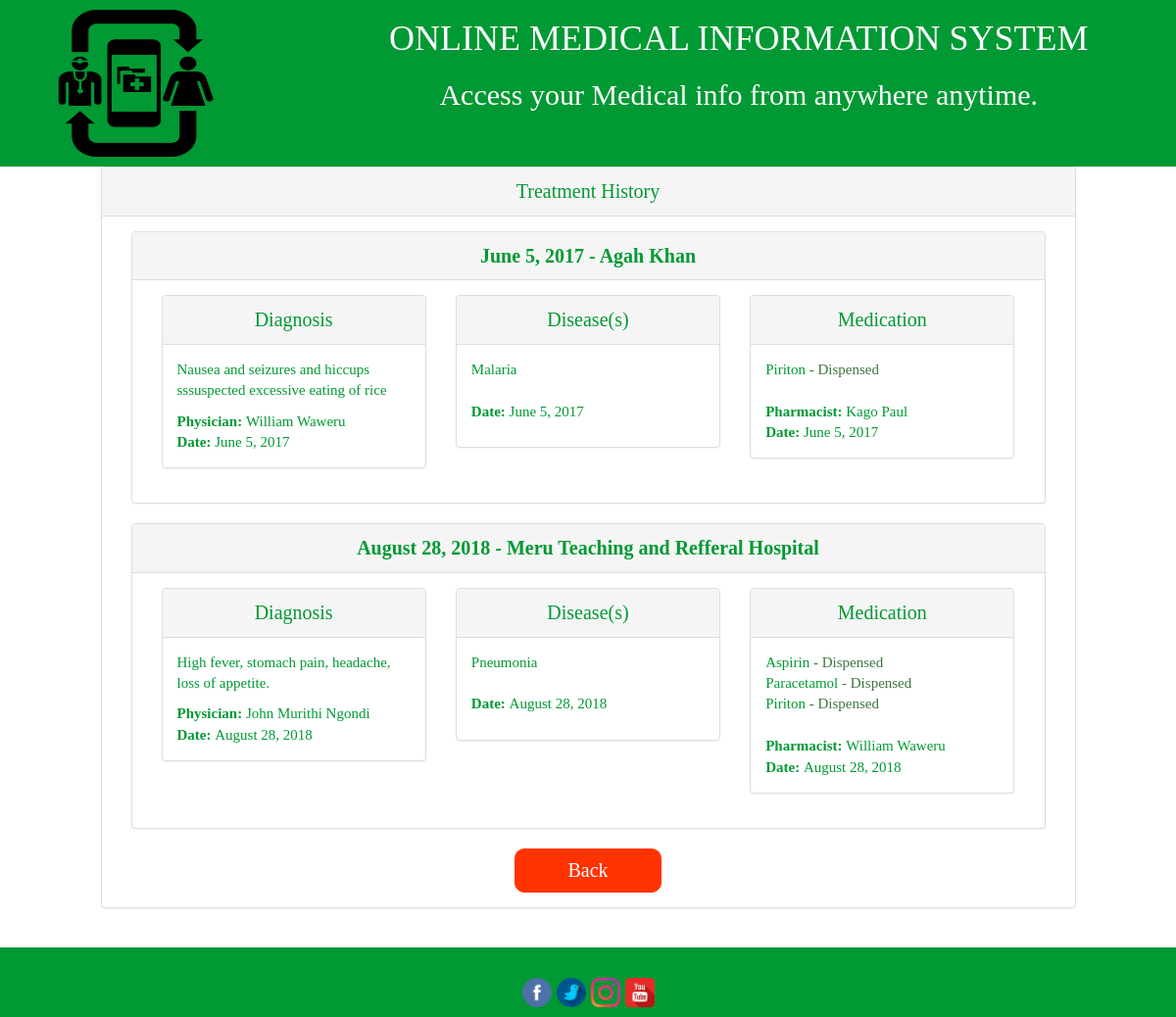
/treatmenthistory.php (signed in), run on the app's committed database.
### tables this page shows
CREATE TABLE `stafftable` (
  `idnumber` varchar(20) NOT NULL,
  `image` varchar(40) NOT NULL,
  `names` varchar(70) NOT NULL,
  `email` varchar(50) NOT NULL,
  `gender` char(6) NOT NULL,
  `role` varchar(10) NOT NULL,
  `hosid` varchar(20) NOT NULL,
  `password` varchar(10) NOT NULL,
  `regdate` datetime NOT NULL,
  `state` int(1) NOT NULL DEFAULT '0'
);

CREATE TABLE `examination` (
  `examid` int(100) NOT NULL,
  `examination` longtext NOT NULL,
  `idnumber` int(10) NOT NULL,
  `staffid` varchar(20) NOT NULL,
  `hosid` varchar(20) NOT NULL,
  `day` int(3) NOT NULL,
  `month` int(3) NOT NULL,
  `year` int(5) NOT NULL,
  `time` time NOT NULL
);

CREATE TABLE `hospital` (
  `hosid` varchar(20) NOT NULL,
  `hosname` varchar(100) NOT NULL,
  `hoskey` char(18) NOT NULL
);

CREATE TABLE `disease` (
  `diseaseid` varchar(50) NOT NULL,
  `diseasecat` varchar(100) NOT NULL,
  `diseasename` varchar(100) NOT NULL
);

CREATE TABLE `drug` (
  `drugid` varchar(50) NOT NULL,
  `drugcat` varchar(100) NOT NULL,
  `drugname` varchar(100) NOT NULL
);

### treatmenthistory.php (called while the page is built, shortened)
<?php
require 'model/dbfunctions.php';
require 'model/fetch_functions.php';
require 'model/cipher.php';
$conn = dbconnect();
if ($conn) {
	if (isset($_SESSION['patid'])) {
			$patid = $_SESSION['patid'];
			$examinationhistorys = getExaminationHistory($conn,$patid);
	}
}
require '_inc/header.php';
require 'views/treatmenthistory.view.php';
require '_inc/footer.php';
?>

### model/fetch_functions.php (called while the page is built, shortened)
<?php
function getExaminationHistory($conn,$patid)
{
	$sql = "SELECT s.names, e.examid, e.examination,h.hosname,e.day,e.month,e.year,e.time FROM stafftable s, examination e, hospital h WHERE e.idnumber = $patid AND h.hosid = e.hosid AND e.staffid = s.idnumber";
	$results = fetchdata($conn,$sql);
	if ($results) {
		return $results;
	}else{
		return false;
	}
}
function getDiseasesHistory($conn,$data)
{
	extract($data);
	$sql = "SELECT d.diseasename FROM disease d,prescription p WHERE d.diseaseid = p.diseaseid
	AND p.day = $day AND p.examid = \"$examid\" AND p.month = $month AND p.year = $year";
	$results = fetchdata($conn,$sql);
	if ($results) {
		return $results;
	}else{
		return false;
	}
}
function getDrugsHistory($conn,$data)
{
	extract($data);
	$sql = "SELECT d.drugname, s.names, m.state FROM drug d,medication m,stafftable s WHERE d.drugid = m.drugid
	AND m.day = $day AND  m.examid = $examid AND m.month = $month AND m.year = $year AND m.idnumber = \"$patid\" AND s.idnumber = m.staffid";
	$results = fetchdata($conn,$sql);
	if ($results) {
		return $results;
	}else{
		return false;
	}
}
?>

### model/dbfunctions.php (called while the page is built, shortened)
<?php
function fetchdata($conn,$sql)
{
	try {
		$stmt = $conn->prepare($sql);
		$stmt->execute();
		$results = $stmt->fetchAll();
		if ($results) {
			return $results;
		}else {
			return false;
		}
	} catch (PDOException $e) {
		echo $e->getMessage();
		return false;
	}
}
?>

### model/cipher.php (called while the page is built, shortened)
<?php
function decipherit($letterno,$a=5,$b=8)
{
	if ($letterno <= 25) {
		$ciphernopre = ($letterno - $b);
		$cipherno = ($ciphernopre+26)/$a;
		while (is_float($cipherno)) {
			$ciphernopre = $ciphernopre + 26;
			$cipherno = ($ciphernopre+26)/$a;
		}
		if ($cipherno >= 26) {
			$cipherno = $cipherno - 26;
		}
		if ($cipherno == 0) {
		 	$cipherletter = "a";
		}elseif ($cipherno == 1) {
		 	$cipherletter = "b";
		}elseif ($cipherno == 2) {
		 	$cipherletter = "c";
		}elseif ($cipherno == 3) {
		 	$cipherletter = "d";
		}elseif ($cipherno == 4) {
		 	$cipherletter = "e";
		}elseif ($cipherno == 5) {
		 	$cipherletter = "f";
		}elseif ($cipherno == 6) {
		 	$cipherletter = "g";
		}elseif ($cipherno == 7) {
		 	$cipherletter = "h";
		}elseif ($cipherno == 8) {
		 	$cipherletter = "i";
		}elseif ($cipherno == 9) {
		 	$cipherletter = "j";
		}elseif ($cipherno == 10) {
		 	$cipherletter = "k";
		}elseif ($cipherno == 11) {
		 	$cipherletter = "l";
		}elseif ($cipherno == 12) {
		 	$cipherletter = "m";
		}elseif ($cipherno == 13) {
		 	$cipherletter = "n";
		}elseif ($cipherno == 14) {
		 	$cipherletter = "o";
		}elseif ($cipherno == 15) {
		 	$cipherletter = "p";
		}elseif ($cipherno == 16) {
		 	$cipherletter = "q";
		}elseif ($cipherno == 17) {
		 	$cipherletter = "r";
		}elseif ($cipherno == 18) {
		 	$cipherletter = "s";
		}elseif ($cipherno == 19) {
		 	$cipherletter = "t";
		}elseif ($cipherno == 20) {
		 	$cipherletter = "u";
		}elseif ($cipherno == 21) {
		 	$cipherletter = "v";
		}elseif ($cipherno == 22) {
		 	$cipherletter = "w";
		}elseif ($cipherno == 23) {
		 	$cipherletter = "x";
		}elseif ($cipherno == 24) {
		 	$cipherletter = "y";
		}elseif ($cipherno == 25) {
		 	$cipherletter = "z";
		}
	}else{
			if ($letterno == 100) {
				$cipherletter = "0";
			}elseif ($letterno == 101) {
				$cipherletter = "1";
			}elseif ($letterno == 102) {
				$cipherletter = "2";
			}elseif ($letterno == 103) {
				$cipherletter = "3";
			}elseif ($letterno == 104) {
				$cipherletter = "4";
			}elseif ($letterno == 105) {
				$cipherletter = "5";
			}elseif ($letterno == 106) {
				$cipherletter = "6";
			}elseif ($letterno == 107) {
				$cipherletter = "7";
			}elseif ($letterno == 108) {
				$cipherletter = "8";
			}elseif ($letterno == 109) {
				$cipherletter = "9";
			}elseif ($letterno == 110) {
				$cipherletter = ",";
			}elseif ($letterno == 111) {
				$cipherletter = "/";
			}elseif ($letterno == 112) {
				$cipherletter = ".";
			}elseif ($letterno == 113) {
				$cipherletter = "-";
			}elseif ($letterno == 114) {
				$cipherletter = ";";
			}elseif ($letterno == 115) {
				$cipherletter = ":";
			}
	}
	return $cipherletter;
}
function decrypttext($cipher,$a=5,$b=8)
{
	$deciphertext = "";
	$decipherword = "";
	$arrays = explode(" ",$cipher);
	$totalwords = count($arrays);
	for ($i=0; $i < $totalwords; $i++) {
		$noofletters = strlen($arrays[$i]);
		for ($j=0; $j < $noofletters; $j++) {
			$letter = $arrays[$i][$j];
			if ($letter == "a") {
				$letterno = 0;
			}elseif ($letter == "b") {
				$letterno = 1;
			}elseif ($letter == "c") {
				$letterno = 2;
			}elseif ($letter == "d") {
				$letterno = 3;
			}elseif ($letter == "e") {
				$letterno = 4;
			}elseif ($letter == "f") {
				$letterno = 5;
			}elseif ($letter == "g") {
				$letterno = 6;
			}elseif ($letter == "h") {
				$letterno = 7;
			}elseif ($letter == "i") {
				$letterno = 8;
			}elseif ($letter == "j") {
				$letterno = 9;
			}elseif ($letter == "k") {
				$letterno = 10;
			}elseif ($letter == "l") {
				$letterno = 11;
			}elseif ($letter == "m") {
				$letterno = 12;
			}elseif ($letter == "n") {
				$letterno = 13;
			}elseif ($letter == "o") {
				$letterno = 14;
			}elseif ($letter == "p") {
				$letterno = 15;
			}elseif ($letter == "q") {
				$letterno = 16;
			}elseif ($letter == "r") {
				$letterno = 17;
			}elseif ($letter == "s") {
				$letterno = 18;
			}elseif ($letter == "t") {
				$letterno = 19;
			}elseif ($letter == "u") {
				$letterno = 20;
			}elseif ($letter == "v") {
				$letterno = 21;
			}elseif ($letter == "w") {
				$letterno = 22;
			}elseif ($letter == "x") {
				$letterno = 23;
			}elseif ($letter == "y") {
				$letterno = 24;
			}elseif ($letter == "z") {
				$letterno = 25;
			}elseif ($letter == "?") {
				$letterno = 100;
			}elseif ($letter == "%") {
				$letterno = 101;
			}elseif ($letter == "@") {
				$letterno = 102;
			}elseif ($letter == ":") {
				$letterno = 103;
			}elseif ($letter == "*") {
				$letterno = 104;
			}elseif ($letter == "#") {
				$letterno = 105;
			}elseif ($letter == "$") {
				$letterno = 106;
			}elseif ($letter == "^") {
				$letterno = 107;
			}elseif ($letter == "!") {
				$letterno = 108;
			}elseif ($letter == "+") {
				$letterno = 109;
			}elseif ($letter == "=") {
				$letterno = 110;
			}elseif ($letter == "~") {
				$letterno = 111;
			}elseif ($letter == "`") {
				$letterno = 112;
			}elseif ($letter == ")") {
				$letterno = 113;
			}elseif ($letter == "(") {
				$letterno = 114;
			}elseif ($letter == "_") {
				$letterno = 115;
			}
			$decipherletter = decipherit($letterno,$a,$b);
			$decipherword .=$decipherletter;
		}
		$deciphertext .= $decipherword." ";
		$decipherword = "";
	}
	return $deciphertext;
}
?>

### views/treatmenthistory.view.php (the view)
<div class="row">
<div class="col-md-1 col-sm-1"></div>
	<div class="col-md-10 col-sm-10 contents">
		<div class="panel panel-default">
		<div class="panel-heading" style="text-align:center;color:#009933;font-size:20px;">Treatment History</div>
			<div class="panel-body">
				<?php foreach ($examinationhistorys as $examinationhistory) : ?>
					<div class="col-md-12">
						<div class = "panel panel-default">
						<div class="panel-heading" style="text-align:center;color:#009933;font-size:20px;"><b><?= DateTime::createFromFormat('!m',$examinationhistory['month'])->format('F')." ".$examinationhistory['day'].", ".$examinationhistory['year']." - ".$examinationhistory['hosname']?></b></div>
							<div class="panel-body" style="text-align:left;font-size:15px;">
								<div class="col-md-4">
									<div class = "panel panel-default">
									<div class="panel-heading" style="text-align:center;color:#009933;font-size:20px;">Diagnosis</div>
										<div class="panel-body" style="text-align:left;font-size:15px;">
											<p><?= ucfirst(decrypttext($examinationhistory['examination']))?></p>
											<b>Physician: </b><?= $examinationhistory['names']?><br>
											<b>Date: </b><?= DateTime::createFromFormat('!m',$examinationhistory['month'])->format('F')." ".$examinationhistory['day'].", ".$examinationhistory['year']?>
										</div>
									</div>
								</div>
								<div class="col-md-4">
									<div class = "panel panel-default">
									<div class="panel-heading" style="text-align:center;color:#009933;font-size:20px;">Disease(s)</div>
										<div class="panel-body" style="text-align:left;font-size:15px;">
											<?php
												$data = array(
													'patid' => $patid,
													'day' => $examinationhistory['day'],
													'month' => $examinationhistory['month'],
													'year' => $examinationhistory['year'],
													'examid' => $examinationhistory['examid']
												);
												$diseases = getDiseasesHistory($conn,$data);
											?>
											<?php foreach ($diseases as $disease) : ?>
												<?=$disease['diseasename']."<br>"?>
											<?php endforeach; ?>
											<br><p><b>Date: </b><?= DateTime::createFromFormat('!m',$examinationhistory['month'])->format('F')." ".$examinationhistory['day'].", ".$examinationhistory['year']?></p>
										</div>
									</div>
								</div>
								<div class="col-md-4">
									<div class = "panel panel-default">
									<div class="panel-heading" style="text-align:center;color:#009933;font-size:20px;">Medication</div>
										<div class="panel-body" style="text-align:left;font-size:15px;">
										<?php
												$data = array(
													'patid' => $patid,
													'day' => $examinationhistory['day'],
													'month' => $examinationhistory['month'],
													'year' => $examinationhistory['year'],
													'examid' => $examinationhistory['examid']
												);
												$drugs = getDrugsHistory($conn,$data);
											?>
											<?php foreach ($drugs as $drug) : ?>
												<?php echo $drug['drugname']; if ($drug['state'] == 1) {echo "<span class=\"text-success\"> - Dispensed</span><br>";}else{echo "<span class=\"text-danger\"> - Not Dispensed</span><br>";}?>
											<?php endforeach; ?>
											<br><b>Pharmacist: </b><?= $drug['names']?><br>
											<b>Date: </b><?= DateTime::createFromFormat('!m',$examinationhistory['month'])->format('F')." ".$examinationhistory['day'].", ".$examinationhistory['year']?>
										</div>
									</div>
								</div>
							</div>
						</div>
					</div>
				<?php endforeach; ?>
		<input type="button" class="reset-button" value="Back" onclick="redirect ()"></input>
			</div>
		</div>
	</div>
<div class="col-md-1 col-sm-1"></div>
</div>

### _inc/header.php (shortened to what this page needs)
<html>
<head>
	<link rel="stylesheet" type="text/css" href="./css/bootstrap.min.css">
	<link rel="stylesheet" type="text/css" href="./css/style.css">
</head>
<header class="header hidden-print">
	<div class="row">
		<div class="col-sm-3 col-xsm-12 col-md-3">
		<p class="centering" id="logo"><img src="images/komis.png" height="150px" width="180px"></p>
		</div>
		<div class="col-sm-9 col-xsm-12 col-md-9 heading">
			<h1 class="hidden-xs">ONLINE MEDICAL INFORMATION SYSTEM</h1>
			<h2>Access your Medical info from anywhere anytime.</h2>
		</div>
	</div>
</header>
<body>

### _inc/footer.php (shortened to what this page needs)
</body>
<footer class="footer site-footer hidden-print">
	<div class="row">
		<div class="col-sm-12 col-md-12 col-xsm-12">
		</div>
	</div>
	<div class="row footer-bottom">
		<div class="col-sm-12 col-md-12 col-xsm-12">
			<br>
			<p>
				<a href="https://www.facebook.com/komis"> <img src="./images/social/facebook.png" height="30px" width="30px"></a>
				<a href="https://www.twitter.com/komis"> <img src="./images/social/twitter.png" height="30px" width="30px"></a>
				<a href="https://www.instagram.com/komis"> <img src="./images/social/instagram.png" height="30px" width="30px"></a>
				<a href="https://www.youtube.com/komis"> <img src="./images/social/youtube.png" height="30px" width="30px"></a>
			</p>
		</div>
	</div>
</footer>
</html>

### css/style.css (style rules this page uses)
html,body { font-family: Times New Roman; height: 100%; width: 100%; }
.header { background-color: #009933; }
#logo { padding-top: 10px; }
.heading { text-align: center; color: #ffffff; vertical-align: middle; }
a { text-decoration: none; }
.footer { background-color: #009933; }
.footer-bottom, .footer-bottom a { text-align: center; color: #ffffff; font-size: 20px; }
.contents { text-align: center; margin-bottom: 20px; color: #009933; }
.reset-button { background-color: #FF3300; color: #ffffff; border: solid 1px #FF3300; font-size: 20px; height: 45px; width: 150px; border-radius: 10px; }
.centering { text-align: center; font-size: 20px; }

### data on the page
stafftable: examination.month "June", examination.day "5", examination.year "2017", hospital.hosname "Agah Khan", examination.examination "Nausea and seizures and hiccups sssuspected excessive eating of rice", names "William Waweru", stafftable.names "Kago Paul"
disease: diseasename "Malaria"
drug: drugname "Piriton"
stafftable: examination.month "August", examination.day "28", examination.year "2018", hosid.hosname "Meru Teaching and Refferal Hospital", examination.examination "High fever, stomach pain, headache, loss of appetite.", names "John Murithi Ngondi", stafftable.names "William Waweru"
disease: diseasename "Pneumonia"
drug: drugname "Aspirin"
drug: drugname "Paracetamol"
